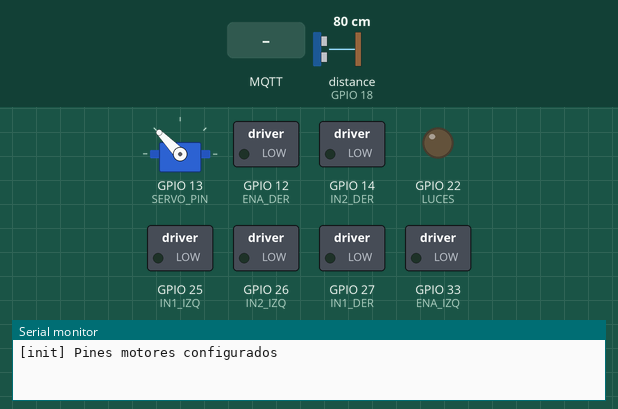
This sketch was run on a simulated ESP32. Shown: servo, switched loads named in the sketch (green lamp = pin HIGH), output pins drawn as LEDs (lit = HIGH), the last lines printed to the serial monitor. Wiring (inferred from the names in the program): ultrasonic range finder: trigger GPIO 5; echo GPIO 18. The inputs (shaded band) are chosen by the test bench; at power-on: distance to the obstacle (sensor on GPIO 18) 80 cm. The echo pulse lasts 58.3 µs per cm; WiFi joins after 1.5 s; servers stay silent unless stated; no MQTT or app messages arrive unless stated; servo pulses on a pin are drawn as a servo (544–2400 µs = 0–180°); pins used as bus, display or sensor lines are not drawn.

Above: at 1.6 s.
5.3 s: MQTT message "ADELANTE" arrives on the first subscribed topic
At 5.49 s:
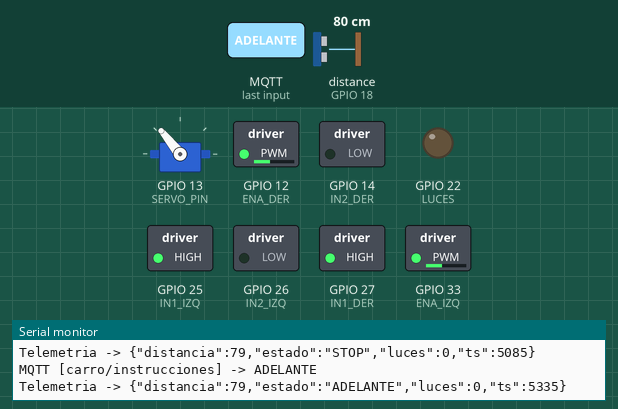
8.3 s: MQTT message "ATRAS" arrives on the first subscribed topic
At 8.51 s:
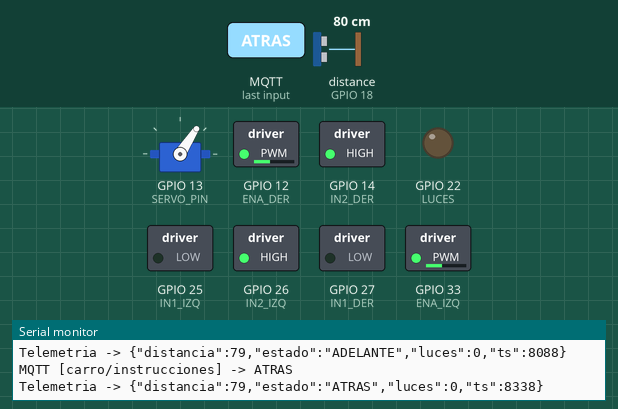
11.3 s: MQTT message "IZQUIERDA" arrives on the first subscribed topic
At 11.51 s:
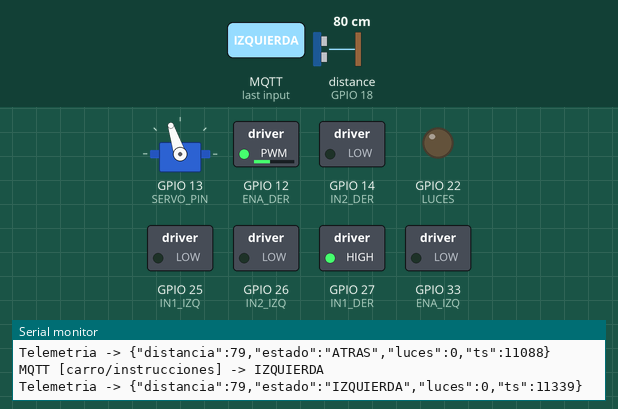
14.3 s: MQTT message "DERECHA" arrives on the first subscribed topic
At 14.52 s:
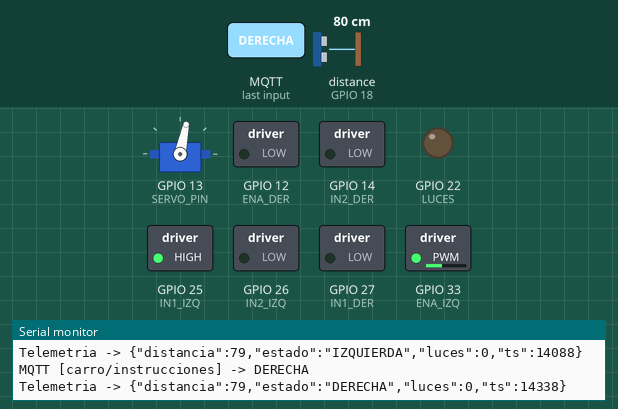
17.3 s: MQTT message "STOP" arrives on the first subscribed topic
At 17.52 s:
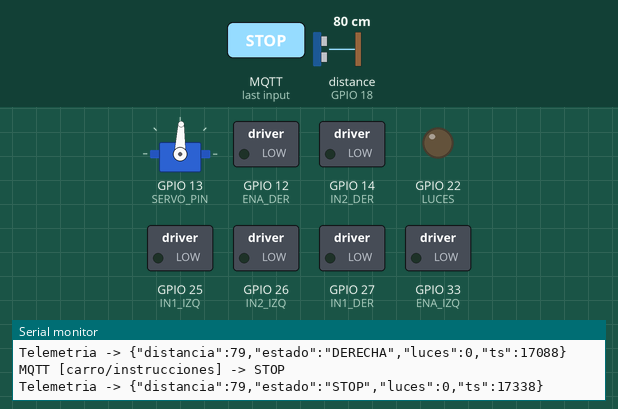
20.3 s: MQTT message "LUCES_ON" arrives on the first subscribed topic
At 20.37 s:
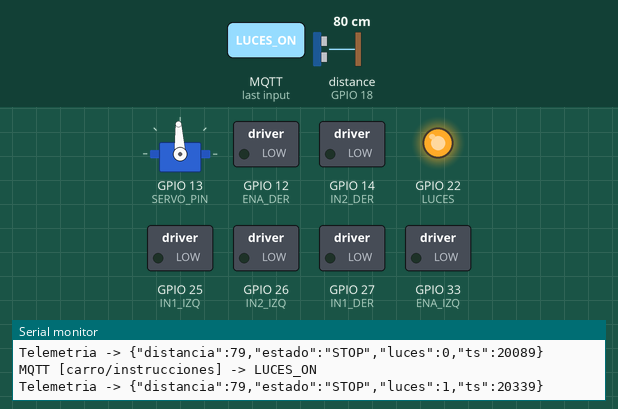
Timing chart, 0 to 24.3 s (numbered marks = the images above; inputs shaded):
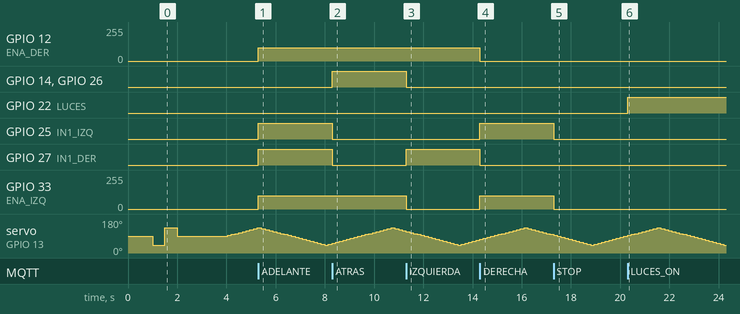

The sketch:

CarControl_Evo.ino
```cpp
#include <Arduino.h>
#include <WiFi.h>
#include <PubSubClient.h>
#include <ArduinoJson.h>
#include "config.h"
#include "sensors.h"
#include <WiFiClientSecure.h>
#include "certs_aws.h"
//#include "certs.h"

// ====================== CREDENCIALES STA ======================
const char* STA_SSID = "Danna’s iPhone";
const char* STA_PASS = "05182004...";

const int VELOCIDAD_PWM = 400;


// ====================== ESTADO DEL CARRO ======================
String estadoCarro = "STOP";

// ====================== SERVO BASE ULTRASONIDO ======================
int servoAngle = 90;
int servoDir   = 1;
unsigned long ultimoMovimientoServo = 0;

// Convierte ángulo (0-180) a duty (0 - 2^SERVO_BITS-1)
uint16_t angleToDuty(int ang) {
  if (ang < 0)   ang = 0;
  if (ang > 180) ang = 180;

  const float minUs = 500.0;
  const float maxUs = 2400.0;
  const float periodUs = 1000000.0 / SERVO_FREQ;   // 20ms -> 20000us

  float pulseUs = minUs + (maxUs - minUs) * ((float)ang / 180.0);
  float duty = (pulseUs / periodUs) * ((1 << SERVO_BITS) - 1);

  return (uint16_t)duty;
}

// ====================== WIFI & MQTT ===========================
WiFiClientSecure espClientSecure;
PubSubClient mqttClient(espClientSecure);

// ====================== PROTOTIPOS ============================
void motoresStop();
void motoresAdelante();
void motoresAtras();
void motoresIzquierda();
void motoresDerecha();

// ====================== SETUP MOTORES (LEDc estilo tuyo) ======
void setupMotores() {
  pinMode(LUCES, OUTPUT);

  pinMode(IN1_IZQ, OUTPUT);
  pinMode(IN2_IZQ, OUTPUT);
  pinMode(IN1_DER, OUTPUT);
  pinMode(IN2_DER, OUTPUT);

  ledcAttach(ENA_IZQ, PWM_FREQ_HZ, PWM_RES_BITS);
  ledcAttach(ENA_DER, PWM_FREQ_HZ, PWM_RES_BITS);

  ledcWrite(ENA_IZQ, 0);
  ledcWrite(ENA_DER, 0);

  Serial.println("[init] Pines motores configurados");
}

// ====================== FUNCIONES MOTORES =====================
void motoresStop() {
  estadoCarro = "STOP";

  digitalWrite(IN1_IZQ, LOW);
  digitalWrite(IN2_IZQ, LOW);
  digitalWrite(IN1_DER, LOW);
  digitalWrite(IN2_DER, LOW);

  ledcWrite(ENA_IZQ, 0);
  ledcWrite(ENA_DER, 0);
}

void motoresAdelante() {
  estadoCarro = "ADELANTE";

  digitalWrite(IN1_IZQ, HIGH);
  digitalWrite(IN2_IZQ, LOW);

  digitalWrite(IN1_DER, HIGH);
  digitalWrite(IN2_DER, LOW);

  ledcWrite(ENA_IZQ, VELOCIDAD_PWM);
  ledcWrite(ENA_DER, VELOCIDAD_PWM);
}

void motoresAtras() {
  estadoCarro = "ATRAS";

  digitalWrite(IN1_IZQ, LOW);
  digitalWrite(IN2_IZQ, HIGH);

  digitalWrite(IN1_DER, LOW);
  digitalWrite(IN2_DER, HIGH);

  ledcWrite(ENA_IZQ, VELOCIDAD_PWM);
  ledcWrite(ENA_DER, VELOCIDAD_PWM);
}

void motoresIzquierda() {
  estadoCarro = "IZQUIERDA";

  digitalWrite(IN1_IZQ, LOW);
  digitalWrite(IN2_IZQ, LOW);
  ledcWrite(ENA_IZQ, 0);

  digitalWrite(IN1_DER, HIGH);
  digitalWrite(IN2_DER, LOW);
  ledcWrite(ENA_DER, VELOCIDAD_PWM);
}

void motoresDerecha() {
  estadoCarro = "DERECHA";

  digitalWrite(IN1_IZQ, HIGH);
  digitalWrite(IN2_IZQ, LOW);
  ledcWrite(ENA_IZQ, VELOCIDAD_PWM);

  digitalWrite(IN1_DER, LOW);
  digitalWrite(IN2_DER, LOW);
  ledcWrite(ENA_DER, 0);

}

// ====================== ULTRASONIDO ===========================
long leerDistanciaRealCM() {

  long suma = 0;
  int validos = 0;

  for (int i = 0; i < ULTRASONIC_SAMPLES; i++) {

    // Disparo del TRIG
    digitalWrite(ULTRASONIC_TRIG_PIN, LOW);
    delayMicroseconds(3);
    digitalWrite(ULTRASONIC_TRIG_PIN, HIGH);
    delayMicroseconds(10);
    digitalWrite(ULTRASONIC_TRIG_PIN, LOW);

    long dur = pulseIn(ULTRASONIC_ECHO_PIN, HIGH, 25000);
    long dist = dur * 0.0343 / 2;

    if (dist > ULTRASONIC_MIN_CM && dist < ULTRASONIC_MAX_CM) {
      suma += dist;
      validos++;
    }

    delay(5); // pequeña pausa entre muestras
  }

  if (validos == 0) return -1;

  return suma / validos;  // promedio
}


long leerDistanciaCM() {
#if ULTRASONIC_MODE_SIM
  // Modo simulado por ahora (lo puedes apagar poniendo ULTRASONIC_MODE_SIM 0)
  static int fake = 50;
  fake += (random(-5, 6));
  if (fake < 10) fake = 10;
  if (fake > 200) fake = 200;
  return fake;
#else
  return leerDistanciaRealCM();
#endif
}

// ====================== WIFI (AP + STA) =======================
void iniciarAP() {
  WiFi.mode(WIFI_AP_STA);
  bool ok = WiFi.softAP(AP_SSID, AP_PASS);
  Serial.print("AP: ");
  Serial.print(AP_SSID);
  Serial.print(" -> ");
  Serial.println(ok ? "OK" : "FALLO");
  Serial.print("IP AP: ");
  Serial.println(WiFi.softAPIP());
}

void iniciarWiFiSta() {
  Serial.println("Conectando en modo STA…");
  WiFi.begin(STA_SSID, STA_PASS);
  int intentos = 0;
  while (WiFi.status() != WL_CONNECTED && intentos < 30) {
    delay(500);
    Serial.print(".");
    intentos++;
  }
  Serial.println();
  if (WiFi.status() == WL_CONNECTED) {
    Serial.println("WiFi STA conectado!");
    Serial.print("IP STA: ");
    Serial.println(WiFi.localIP());
  } else {
    Serial.println("No se pudo conectar como STA (seguirá solo AP).");
  }
}

// ====================== MQTT ==============================
void mqttCallback(char* topic, byte* payload, unsigned int length) {
  payload[length] = '\0';
  String msg = String((char*)payload);

  Serial.print("MQTT [");
  Serial.print(topic);
  Serial.print("] -> ");
  Serial.println(msg);

  msg.toUpperCase();

  if (msg == "ADELANTE")       motoresAdelante();
  else if (msg == "ATRAS")     motoresAtras();
  else if (msg == "IZQUIERDA") motoresIzquierda();
  else if (msg == "DERECHA")   motoresDerecha();
  else if (msg == "STOP")      motoresStop();
  else if (msg == "LUCES_ON")  digitalWrite(LUCES, HIGH);
  else if (msg == "LUCES_OFF") digitalWrite(LUCES, LOW);
}

void conectarMQTT() {
  while (!mqttClient.connected()) {
    Serial.print("Conectando a MQTT...");
    if (mqttClient.connect(MQTT_CLIENT_ID)) {
      Serial.println("OK");
      mqttClient.subscribe(MQTT_TOPIC_CMD);
      Serial.print("Subscrito a: ");
      Serial.println(MQTT_TOPIC_CMD);
    } else {
      Serial.print("FALLO, rc=");
      Serial.print(mqttClient.state());
      Serial.println(" reintentando en 2s");
      delay(2000);
    }
  }
}

// ====================== SETUP ==============================
unsigned long ultimoEnvio = 0;

void setup() {
  Serial.begin(115200);
  delay(500);

  // Motores y luces (tu esquema con ledcAttach)
  setupMotores();

// ===== Servo base ultrasonido (PWM con ledcAttach) =====
  ledcAttach(SERVO_PIN, SERVO_FREQ, SERVO_BITS);

  servoAngle = (SERVO_MIN_ANGLE + SERVO_MAX_ANGLE) / 2;   // centro del barrido
  ledcWrite(SERVO_PIN, angleToDuty(servoAngle));
  delay(500);

  // TEST rápido: izquierda, derecha, centro
  ledcWrite(SERVO_PIN, angleToDuty(SERVO_MIN_ANGLE));
  delay(500);
  ledcWrite(SERVO_PIN, angleToDuty(SERVO_MAX_ANGLE));
  delay(500);
  ledcWrite(SERVO_PIN, angleToDuty(servoAngle));
  delay(500);


  // Ultrasonido
  pinMode(ULTRASONIC_TRIG_PIN, OUTPUT);
  pinMode(ULTRASONIC_ECHO_PIN, INPUT);

  // Apagar luces al inicio
  digitalWrite(LUCES, LOW);
  motoresStop();

  // WiFi
  iniciarAP();
  iniciarWiFiSta();

  // TLS sin validación de certificados
  //espClientSecure.setInsecure();
  //TLS con certificados de mosquitto
  //espClientSecure.setCACert(ROOT_CA);
  // MQTT mosquitto
  //mqttClient.setServer(MQTT_BROKER, MQTT_PORT);
  mqttClient.setCallback(mqttCallback);

  //TLS para AWS IoT
  espClientSecure.setCACert(AWS_CERT_CA);
  espClientSecure.setCertificate(AWS_CERT_CRT);
  espClientSecure.setPrivateKey(AWS_CERT_PRIVATE);

  // Endpoint y puerto de AWS IoT
  mqttClient.setServer(AWS_IOT_ENDPOINT, MQTT_PORT);

}

// ====================== LOOP ==============================
void loop() {
  if (!mqttClient.connected()) {
    conectarMQTT();
  }
  mqttClient.loop();

  unsigned long ahora = millis();

  // --------- MOVER SERVO EN BARRIDO ---------
  if (ahora - ultimoMovimientoServo >= SERVO_STEP_MS) {
    ultimoMovimientoServo = ahora;

    servoAngle += servoDir * SERVO_STEP_DEG;

    if (servoAngle >= SERVO_MAX_ANGLE) {
      servoAngle = SERVO_MAX_ANGLE;
      servoDir = -1;
    } else if (servoAngle <= SERVO_MIN_ANGLE) {
      servoAngle = SERVO_MIN_ANGLE;
      servoDir = 1;
    }

    ledcWrite(SERVO_PIN, angleToDuty(servoAngle));
  }


  if (ahora - ultimoEnvio >= ULTRASONIC_PUBLISH_MS) {
    ultimoEnvio = ahora;

    long distancia = leerDistanciaCM();

    String payload = "{";
    payload += "\"distancia\":" + String(distancia) + ",";
    payload += "\"estado\":\"" + estadoCarro + "\",";
    payload += "\"luces\":" + String(digitalRead(LUCES)) + ",";
    payload += "\"ts\":" + String(millis());
    payload += "}";


    mqttClient.publish(MQTT_TOPIC_DIST, payload.c_str());
    Serial.print("Telemetria -> ");
    Serial.println(payload);
  }
}
```

certs_aws.h
```cpp
#pragma once
// ========== Root CA de AWS IoT (AmazonRootCA1.pem) ==========
static const char AWS_CERT_CA[] PROGMEM = R"EOF(
-----BEGIN CERTIFICATE-----
MIIDQTCCAimgAwIBAgITBmyfz5m/jAo54vB4ikPmljZbyjANBgkqhkiG9w0BAQsF
ADA5MQswCQYDVQQGEwJVUzEPMA0GA1UEChMGQW1hem9uMRkwFwYDVQQDExBBbWF6
b24gUm9vdCBDQSAxMB4XDTE1MDUyNjAwMDAwMFoXDTM4MDExNzAwMDAwMFowOTEL
MAkGA1UEBhMCVVMxDzANBgNVBAoTBkFtYXpvbjEZMBcGA1UEAxMQQW1hem9uIFJv
b3QgQ0EgMTCCASIwDQYJKoZIhvcNAQEBBQADggEPADCCAQoCggEBALJ4gHHKeNXj
ca9HgFB0fW7Y14h29Jlo91ghYPl0hAEvrAIthtOgQ3pOsqTQNroBvo3bSMgHFzZM
9O6II8c+6zf1tRn4SWiw3te5djgdYZ6k/oI2peVKVuRF4fn9tBb6dNqcmzU5L/qw
IFAGbHrQgLKm+a/sRxmPUDgH3KKHOVj4utWp+UhnMJbulHheb4mjUcAwhmahRWa6
VOujw5H5SNz/0egwLX0tdHA114gk957EWW67c4cX8jJGKLhD+rcdqsq08p8kDi1L
93FcXmn/6pUCyziKrlA4b9v7LWIbxcceVOF34GfID5yHI9Y/QCB/IIDEgEw+OyQm
jgSubJrIqg0CAwEAAaNCMEAwDwYDVR0TAQH/BAUwAwEB/zAOBgNVHQ8BAf8EBAMC
AYYwHQYDVR0OBBYEFIQYzIU07LwMlJQuCFmcx7IQTgoIMA0GCSqGSIb3DQEBCwUA
A4IBAQCY8jdaQZChGsV2USggNiMOruYou6r4lK5IpDB/G/wkjUu0yKGX9rbxenDI
U5PMCCjjmCXPI6T53iHTfIUJrU6adTrCC2qJeHZERxhlbI1Bjjt/msv0tadQ1wUs
N+gDS63pYaACbvXy8MWy7Vu33PqUXHeeE6V/Uq2V8viTO96LXFvKWlJbYK8U90vv
o/ufQJVtMVT8QtPHRh8jrdkPSHCa2XV4cdFyQzR1bldZwgJcJmApzyMZFo6IQ6XU
5MsI+yMRQ+hDKXJioaldXgjUkK642M4UwtBV8ob2xJNDd2ZhwLnoQdeXeGADbkpy
rqXRfboQnoZsG4q5WTP468SQvvG5
-----END CERTIFICATE-----
)EOF";
// ========== Certificado del dispositivo (…-certificate.pem.crt) ==========
static const char AWS_CERT_CRT[] PROGMEM = R"EOF(
-----BEGIN CERTIFICATE-----
MIIDWTCCAkGgAwIBAgIUWKI7x5glJ8XtEdjwrbyvmhAgWvowDQYJKoZIhvcNAQEL
BQAwTTFLMEkGA1UECwxCQW1hem9uIFdlYiBTZXJ2aWNlcyBPPUFtYXpvbi5jb20g
SW5jLiBMPVNlYXR0bGUgU1Q9V2FzaGluZ3RvbiBDPVVTMB4XDTI1MTEyMzIzNTkw
MVoXDTQ5MTIzMTIzNTk1OVowHjEcMBoGA1UEAwwTQVdTIElvVCBDZXJ0aWZpY2F0
ZTCCASIwDQYJKoZIhvcNAQEBBQADggEPADCCAQoCggEBAMDTr86tlBwowJlzv/ox
FL3qqEfqSHXzZCn9LPRLZO8A3c+ogLHfCxV4ALCdiwePi+NgSvQxKsD2X5gXmXiU
69s3jVRk74psAA5kgRPZdbDta3TAQzwOiaoB+H17wPV9hYtPSbbrxIhYiJJG2GX7
pBXFtML99PbCs5QuBy8xaOD6b+bVlAG5ZzzPVEWyhh9U7yacE6/jDVXRbQulGo24
mejrJ1xHyJp+HywnA07bGyONncxWh7WsX0Cdql4MWhvxwUxdJCBihMBGrihxWZpb
d0ip1oqid98S7tmJy5McdWSuUifpppalR192yPrS110kcJYH9tNcpzfvHz8flk8m
Z40CAwEAAaNgMF4wHwYDVR0jBBgwFoAUEImZwF8g50VOwebfV8K6acdW7agwHQYD
VR0OBBYEFCsA6CYzvORQVZ3GF6IBVTi+WX2NMAwGA1UdEwEB/wQCMAAwDgYDVR0P
AQH/BAQDAgeAMA0GCSqGSIb3DQEBCwUAA4IBAQBaOe7hyEAHVJn0O9MZGQM8wiyT
V2R33fRD5gW0shw1FsFstPUJRXR55lG6colNZG06obop96EqWA14x01ThETABi/x
qsStkS4q0s7dAVFc1cQ8PYVIfM1KoBEe+OkoWS7wFEBjaak3jGm17fyjyB6RO4fO
vxDLtJnRalLchzNhedpqQTqkr4tRsj2mEUp68fnmWflzKEPbKAsLTONb5C0LWzg2
ncebhJN0+bp/QzfHZnIX23POeBu57UIiYgXzFM2Xs9cmbepfoHothXgxwwoFZS6c
axUXXy/QHfvkIrsplp04yuGQuYnE7zfiJ393m/1XsZUePjTGytoqCWQcHEb7
-----END CERTIFICATE-----
)EOF";
// ========== Clave privada del dispositivo (…-private.pem.key) ==========
static const char AWS_CERT_PRIVATE[] PROGMEM = R"EOF(
-----BEGIN RSA PRIVATE KEY-----
MIIEowIBAAKCAQEAwNOvzq2UHCjAmXO/+jEUveqoR+pIdfNkKf0s9Etk7wDdz6iA
sd8LFXgAsJ2LB4+L42BK9DEqwPZfmBeZeJTr2zeNVGTvimwADmSBE9l1sO1rdMBD
PA6JqgH4fXvA9X2Fi09JtuvEiFiIkkbYZfukFcW0wv309sKzlC4HLzFo4Ppv5tWU
AblnPM9URbKGH1TvJpwTr+MNVdFtC6UajbiZ6OsnXEfImn4fLCcDTtsbI42dzFaH
taxfQJ2qXgxaG/HBTF0kIGKEwEauKHFZmlt3SKnWiqJ33xLu2YnLkxx1ZK5SJ+mm
lqVHX3bI+tLXXSRwlgf201ynN+8fPx+WTyZnjQIDAQABAoIBADkiwHYyMq/BV4hg
puLghi/cBy7/+aaRjv1uGlLswCSdkhwE5tVNrMAYxcOPevGrlBy0nKEMrIlut1ae
r4fuQJC9PjBilCPk6oNZPnH+PoRFZVC743A5MotgeBvefod/QQHNZZ9A7wQjj5wg
R+C4Fp+o7G3WyC4R9RoUJWbTcisvJiAIojZEoX7Eg5iGJ3nhWQBPyztQkL/2aSWP
cHEro+B5GEGjqUnblJEuj/7X7aP9Ypf8S8Zfoky65V3REsCT5LsbrHE2bm78Xe/4
NX5276WtheF5ZY9FEcg1e5A9ntvoWMIVf/r9y61hAIqTlpajnAP3UjZHlaLS5nSW
LKMZD3UCgYEA5DhJXQgoFR7chUy6WjmmwoKP4aEbp/YxSTWGb7wxstWBNeYWiE8Z
ye9haapxxgcUSw3F+ymeifjPcyhSkhTCoZ2UjPNpZyRhhL9NwID5QpwW/WPHKxGW
5HDBoxBKEmjfcWGELILwwQVlErtYCZgHk+NHZn1sXZFWYSsGqp69HlMCgYEA2Ex+
+c6lYAvO/67fC3QVx+atUuHDAVWQmIhLA8TiJ41erOMtUtYJ9Uge5jQbVe39jck3
ypBphmOKN3bRQLJDmyQlau9lqzpiJoTp490ynSC5+ynzc2TDkhxvklxWnEhzf4TB
SD0nxlAzChxAy+veOKDwBSe8KdJbZgKHgnWG5p8CgYEAlosmoc7CmgQMlYXim6fS
ABceEEk1NBursU40izpKUlySalqH3IzJRzK4QHqlqGp9EXFZeu+eXAcb2SvtI927
8d4/4qaijd4q0eVbxbOOOUk7xRRvilKFBdX3dbhGFFTHqEQaaz5I0Brd7HhWf6Wg
wgY30DzGIgbAQ0KdmCk0OW8CgYAZ02Bh0VObmS1ZB/cnte+X06okOEKBWUcPf059
n7dlA5MnT2Ss/FNqDvdpgxU0eFsK39iifgWrfx0UrEIl2GMMFg/FqdnYzPrFIJ+Q
jmupqSurmoGv6HsVagHEVvQcauYndqFhT7P9ELxXW7I85ue8mTKvWuQzliNFlc26
PPAjfwKBgBuTjVhoYU6oylB5skQyR3oGici2j5kZkGo9I1EEIjyWgHwrDH/+Irtb
na8IDRbceUKeZyvB3lI9bR0MABjQbCwvWNIHx3vVMa38L6oOFDYkx2853r/OKXVg
ot6oiFsJmeeOuaA/GC1rmX1IUIpGE/SRwO+XO7U5nQ172cjmEo6M
-----END RSA PRIVATE KEY-----
)EOF";
```

sensors.h
```cpp
#pragma once
#include <PubSubClient.h>

// Inicializa pines (o semilla aleatoria) según modo
void sensorsSetup();

// Lee distancia en cm (sin argumentos). Puede ser NAN si no hay lectura válida.
float readUltrasonicCM();

// Publica periódicamente (si toca) al tema MQTT de telemetría.
// Llamar en loop().
void publishUltrasonicIfDue(PubSubClient& mqtt);
```

sensors.cpp
```cpp
#include <Arduino.h>
#include <ArduinoJson.h>
#include "config.h"
#include "sensors.h"

static unsigned long lastPub = 0;

#if ULTRASONIC_MODE_SIM
static float simVal = 80.0f; // valor de inicio en cm
#endif

void sensorsSetup() {
#if ULTRASONIC_MODE_SIM
  // semilla pseudoaleatoria basada en hardware
  uint32_t seed = esp_random();
  randomSeed(seed);
#else
  pinMode(ULTRASONIC_TRIG_PIN, OUTPUT);
  pinMode(ULTRASONIC_ECHO_PIN, INPUT);
  digitalWrite(ULTRASONIC_TRIG_PIN, LOW);
#endif
}

float readUltrasonicCM() {
#if ULTRASONIC_MODE_SIM
  // Caminata aleatoria acotada [MIN, MAX]
  int step = random(-5, 6); // -5..+5
  simVal += step;
  if (simVal < ULTRASONIC_MIN_CM) simVal = ULTRASONIC_MIN_CM;
  if (simVal > ULTRASONIC_MAX_CM) simVal = ULTRASONIC_MAX_CM;
  return simVal;
#else
  // Pulso de 10us en TRIG
  digitalWrite(ULTRASONIC_TRIG_PIN, LOW);
  delayMicroseconds(2);
  digitalWrite(ULTRASONIC_TRIG_PIN, HIGH);
  delayMicroseconds(10);
  digitalWrite(ULTRASONIC_TRIG_PIN, LOW);

  // Medimos HIGH en ECHO con timeout (~30 ms ≈ ~5 m)
  unsigned long duration = pulseIn(ULTRASONIC_ECHO_PIN, HIGH, 30000UL);
  if (duration == 0) return NAN; // timeout, sin eco
  float cm = duration * 0.0343f / 2.0f; // velocidad sonido ~343 m/s
  if (cm < ULTRASONIC_MIN_CM || cm > ULTRASONIC_MAX_CM) return NAN;
  return cm;
#endif
}

void publishUltrasonicIfDue(PubSubClient& mqtt) {
  unsigned long now = millis();
  if (now - lastPub < ULTRASONIC_PUBLISH_MS) return;
  lastPub = now;

  float d = readUltrasonicCM();

  StaticJsonDocument<160> doc;
  doc["ts_ms"] = now;
  if (isnan(d)) {
    doc["distance_cm"] = nullptr;
  } else {
    doc["distance_cm"] = d;
  }
  // (opcional) añade RSSI si estás conectado a WiFi
  // doc["rssi"] = WiFi.RSSI();

  String payload;
  serializeJson(doc, payload);

  if (mqtt.connected()) {
    // QoS 0, retained true (opcional retained: true para tener el último valor)
    mqtt.publish(MQTT_TOPIC_DIST, payload.c_str(), true);
  }
}
```

config.h
```cpp
#pragma once

// ================= Pines Motores y Aux =================
#define LUCES      22

#define ENA_IZQ    33
#define IN1_IZQ    25
#define IN2_IZQ    26

#define ENA_DER    12
#define IN1_DER    27
#define IN2_DER    14

// ================= PWM Motores =================
#define PWM_FREQ_HZ    1000
#define PWM_RES_BITS   10
#define PWM_CANAL_IZQ   0
#define PWM_CANAL_DER   1

// ================= WiFi / AP =================
#define AP_SSID   "ESP32_Config"
#define AP_PASS   ""

// ================= MQTT =================
//#define MQTT_BROKER        "test.mosquitto.org"
#define AWS_IOT_ENDPOINT "a2hfirfjvweeu1-ats.iot.us-east-1.amazonaws.com"
#define MQTT_PORT        8883
#define MQTT_CLIENT_ID     "ESP32CarClient"
#define MQTT_TOPIC_CMD     "carro/instrucciones"
#define MQTT_TOPIC_DIST    "carro/telemetria/distancia"

// ================= Servo base ultrasonido =================
#define SERVO_PIN          13
#define SERVO_MIN_ANGLE    45
#define SERVO_MAX_ANGLE    135
#define SERVO_STEP_DEG     5
#define SERVO_STEP_MS      150

// PWM específico del SERVO
#define SERVO_FREQ         50     // 50 Hz (servos estándar)
#define SERVO_BITS         16     // resolución de PWM para el servo

// ================= Publicación Ultrasonido =================
#define ULTRASONIC_MODE_SIM     0
#define ULTRASONIC_PUBLISH_MS   250
#define ULTRASONIC_MIN_CM       2
#define ULTRASONIC_MAX_CM       400
#define ULTRASONIC_SAMPLES      3

// -------------------- HC-SR04 Pins --------------
#ifndef ULTRASONIC_TRIG_PIN
  #define ULTRASONIC_TRIG_PIN 5  // Trigger (OUTPUT)
#endif
#ifndef ULTRASONIC_ECHO_PIN
  #define ULTRASONIC_ECHO_PIN 18  // Echo (INPUT)
#endif

// (opcional) alias const
static const int trigPin = ULTRASONIC_TRIG_PIN;
```

Measured:
- after the input at 5.3 s, GPIO 12 (ENA_DER), GPIO 33 (ENA_IZQ): 0/255 → 100/255 at once; GPIO 25 (IN1_IZQ), GPIO 27 (IN1_DER): LOW → HIGH at once
- after the input at 8.3 s, GPIO 14 (IN2_DER), GPIO 26 (IN2_IZQ): LOW → HIGH at once; GPIO 25 (IN1_IZQ), GPIO 27 (IN1_DER): HIGH → LOW at once
- after the input at 11.3 s, GPIO 14 (IN2_DER), GPIO 26 (IN2_IZQ): HIGH → LOW at once; GPIO 27 (IN1_DER): LOW → HIGH at once; GPIO 33 (ENA_IZQ): 100/255 → 0/255 at once
- after the input at 14.3 s, GPIO 12 (ENA_DER): 100/255 → 0/255 at once; GPIO 25 (IN1_IZQ): LOW → HIGH at once; GPIO 27 (IN1_DER): HIGH → LOW at once; GPIO 33 (ENA_IZQ): 0/255 → 100/255 at once
- after the input at 17.3 s, GPIO 25 (IN1_IZQ): HIGH → LOW at once; GPIO 33 (ENA_IZQ): 100/255 → 0/255 at once
- after the input at 20.3 s, GPIO 22 (LUCES): LOW → HIGH at once
- by itself, servo on GPIO 13 (SERVO_PIN): rises from 88° to 134° in 1.2 s, then falls to 42° in 2.7 s
